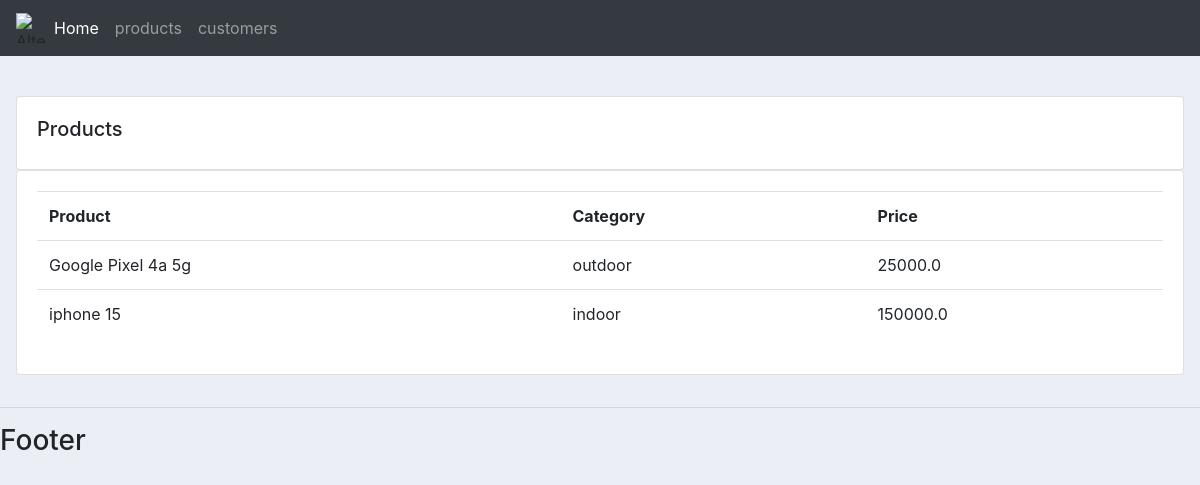
Screenshot of /products/ with the database file from the repository.
### account/models.py (models this page shows, shortened)
class Products(models.Model):
    CATEGORY = (
        ('indoor', 'Indoor'),
        ('outdoor', 'Outdoor'),
    )
    name = models.CharField(max_length=200, null=True)
    price = models.FloatField(null=True)
    category = models.CharField(max_length=200, null=True, choices=CATEGORY)
    date_created = models.DateTimeField(auto_now_add=True, null=True)
    tag = models.ManyToManyField(Tag)

### account/views.py (the view)
# urls.py: path('products/', views.products, name ='products'),   # No spaces around the path string
def products(request):
    products = Products.objects.all()
    return render(request, 'account/products.html', {'products': products})

### account/templates/account/products.html
{% extends 'account/main.html' %}
{% block content %}
       <br>
        <div class="row p-3">
            <div class="col-md">
                <div class="card card-body">
                    <h5>Products</h5>
                </div>
                <div class="card card-body">
                    <table class="table">
                        <tr>
                            <th>Product</th>
                            <th>Category</th>
                            <th>Price</th>
                        </tr>
                        {% for i in products %}
                        <tr>
                            <td>{{i.name}}</td>
                            <td>{{i.category}}</td>
                            <td>{{i.price}}</td>
                        </tr>
                        {% endfor %}
                    </table>
                </div>
            </div>
        </div>
{% endblock %}

### account/static/css/main.css (style rules this page uses)
body { background-color: #ebeff5; }

### rows the page displays
Products: name "Google Pixel 4a 5g", category "outdoor", price "25000.0"
Products: name "iphone 15", category "indoor", price "150000.0"
